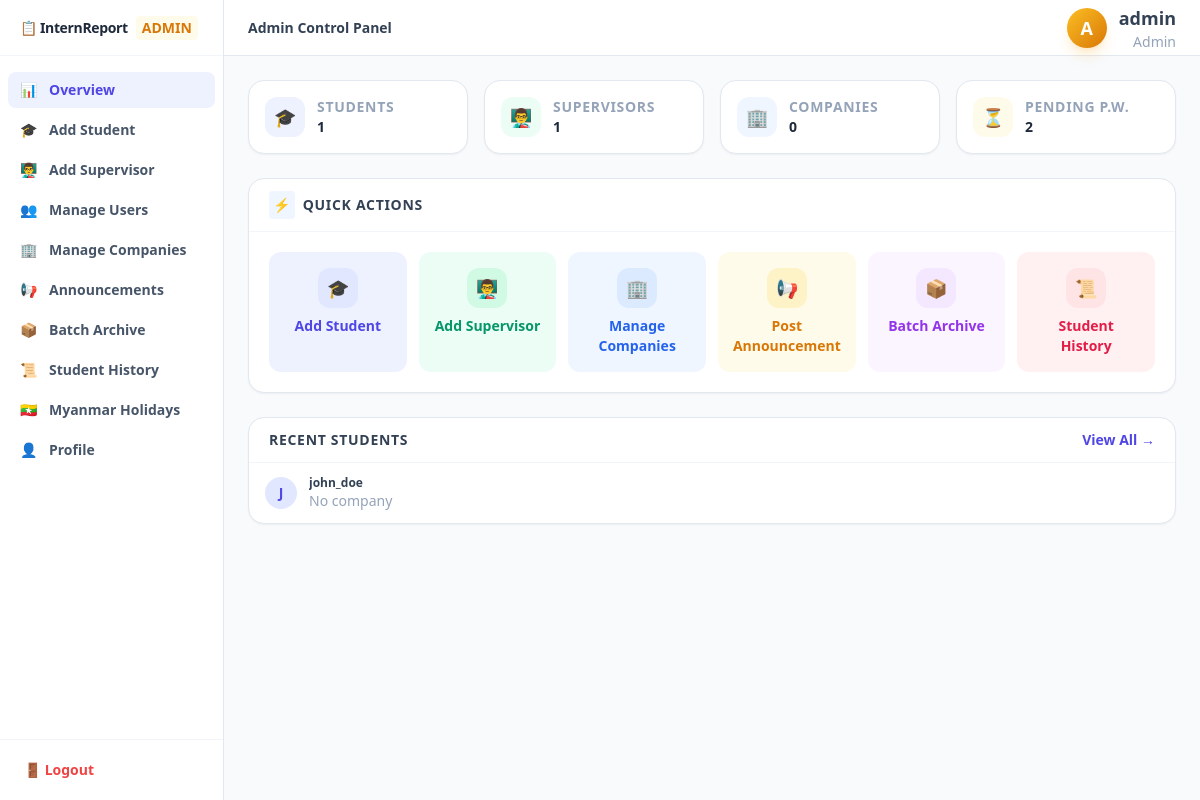
Before: /admin/admin-dashboard.php (signed in) with the older database file.
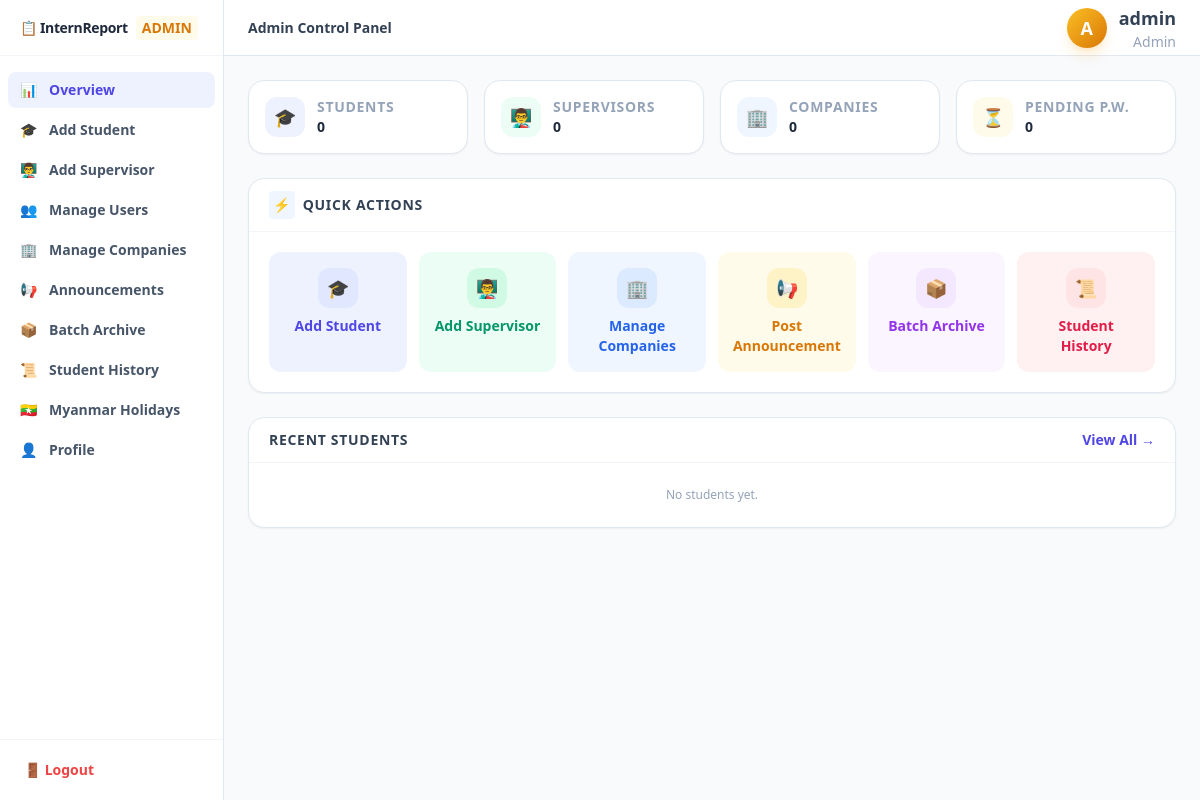
After: the same page with the newer database file.
### tables this page shows
CREATE TABLE users (
    id INT AUTO_INCREMENT PRIMARY KEY,
    username VARCHAR(100) NOT NULL UNIQUE,
    email VARCHAR(100) NOT NULL UNIQUE,
    password VARCHAR(255) NOT NULL,
    role ENUM('admin', 'student', 'supervisor', 'instructor') NOT NULL DEFAULT 'student',
    is_first_login TINYINT(1) NOT NULL DEFAULT 1,
    academic_year VARCHAR(15) DEFAULT NULL,
    status ENUM('Active', 'Archived') NOT NULL DEFAULT 'Active',
    created_at TIMESTAMP DEFAULT CURRENT_TIMESTAMP
);

### admin/admin-dashboard.php (the view, shortened to what this page needs)
<?php
require_once __DIR__ . '/../config/database.php';
$admin_name = $_SESSION['username'];
$student_count = (int) $pdo->query("SELECT COUNT(*) FROM users WHERE role = 'student'")->fetchColumn();
$supervisor_count = (int) $pdo->query("SELECT COUNT(*) FROM users WHERE role = 'supervisor'")->fetchColumn();
$company_count = (int) $pdo->query("SELECT COUNT(*) FROM companies")->fetchColumn();
$pending_count = (int) $pdo->query("SELECT COUNT(*) FROM users WHERE is_first_login = 1 AND role != 'admin'")->fetchColumn();
$students = $pdo->query("
    SELECT u.id AS uid, u.username, u.email, u.is_first_login, u.academic_year, u.status, u.created_at,
           sp.full_name, sp.student_roll, sp.major, sp.company_name,
           sp.instructor_name, sp.supervisor_id
    FROM users u
    LEFT JOIN student_profiles sp ON sp.user_id = u.id
    WHERE u.role = 'student'
    ORDER BY sp.full_name ASC, u.username ASC
")->fetchAll();
$tab = $_GET['tab'] ?? 'overview';
?>
<!DOCTYPE html>
<html lang="en">
<head>
    <script src="https://cdn.tailwindcss.com"></script>
</head>
<body class="bg-slate-50 font-sans antialiased">
<div class="flex h-screen overflow-hidden">
    <aside class="w-56 bg-white border-r border-slate-200 flex flex-col shrink-0">
        <div class="h-14 flex items-center px-5 border-b border-slate-100">
            <span class="text-sm font-black text-slate-800 tracking-tight">📋 InternReport</span>
            <span class="ml-2 text-sm font-bold text-amber-600 bg-amber-50 px-1.5 py-0.5 rounded">ADMIN</span>
        </div>
        <nav class="flex-1 py-4 space-y-1 px-2">
            <a href="?tab=overview" class="flex items-center gap-3 px-3 py-2 rounded-lg text-sm font-semibold transition <?= $tab === 'overview' ? 'bg-indigo-50 text-indigo-600' : 'text-slate-600 hover:bg-slate-50' ?>">
                <span>📊</span> Overview
            </a>
            <a href="?tab=students" class="flex items-center gap-3 px-3 py-2 rounded-lg text-sm font-semibold transition <?= $tab === 'students' ? 'bg-indigo-50 text-indigo-600' : 'text-slate-600 hover:bg-slate-50' ?>">
                <span>🎓</span> Add Student
            </a>
            <a href="?tab=supervisors" class="flex items-center gap-3 px-3 py-2 rounded-lg text-sm font-semibold transition <?= $tab === 'supervisors' ? 'bg-indigo-50 text-indigo-600' : 'text-slate-600 hover:bg-slate-50' ?>">
                <span>👨‍🏫</span> Add Supervisor
            </a>
            <a href="?tab=manage" class="flex items-center gap-3 px-3 py-2 rounded-lg text-sm font-semibold transition <?= $tab === 'manage' ? 'bg-indigo-50 text-indigo-600' : 'text-slate-600 hover:bg-slate-50' ?>">
                <span>👥</span> Manage Users
            </a>
            <a href="manage-companies.php" class="flex items-center gap-3 px-3 py-2 rounded-lg text-sm font-semibold text-slate-600 hover:bg-slate-50 transition">
                <span>🏢</span> Manage Companies
            </a>
            <a href="create-announcement.php" class="flex items-center gap-3 px-3 py-2 rounded-lg text-sm font-semibold text-slate-600 hover:bg-slate-50 transition">
                <span>📢</span> Announcements
            </a>
            <a href="?tab=archive" class="flex items-center gap-3 px-3 py-2 rounded-lg text-sm font-semibold transition <?= $tab === 'archive' ? 'bg-indigo-50 text-indigo-600' : 'text-slate-600 hover:bg-slate-50' ?>">
                <span>📦</span> Batch Archive
            </a>
            <a href="?tab=history" class="flex items-center gap-3 px-3 py-2 rounded-lg text-sm font-semibold transition <?= $tab === 'history' ? 'bg-indigo-50 text-indigo-600' : 'text-slate-600 hover:bg-slate-50' ?>">
                <span>📜</span> Student History
            </a>
            <a href="?tab=holidays" class="flex items-center gap-3 px-3 py-2 rounded-lg text-sm font-semibold transition <?= $tab === 'holidays' ? 'bg-indigo-50 text-indigo-600' : 'text-slate-600 hover:bg-slate-50' ?>">
                <span>🇲🇲</span> Myanmar Holidays
            </a>
            <a href="admin-profile.php" class="flex items-center gap-3 px-3 py-2 rounded-lg text-sm font-semibold text-slate-600 hover:bg-slate-50 transition">
                <span>👤</span> Profile
            </a>
        </nav>
        <div class="p-3 border-t border-slate-100">
            <a href="../logout.php" class="flex items-center gap-2 px-3 py-2 text-sm font-semibold text-red-500 hover:bg-red-50 rounded-lg transition">🚪 Logout</a>
        </div>
    </aside>
    <div class="flex-1 flex flex-col overflow-hidden">
        <header class="h-14 bg-white border-b border-slate-200 flex items-center justify-between px-6 shrink-0">
            <h1 class="text-sm font-bold text-slate-700">Admin Control Panel</h1>
            <div class="flex items-center gap-3 relative">
                <button id="profile-avatar-btn" onclick="toggleProfileDropdown(event)" class="relative focus:outline-none">
                    <?php if (!empty($_SESSION['profile_pic'])): ?>
                    <img src="../uploads/avatars/<?= htmlspecialchars($_SESSION['profile_pic']) ?>" alt="Avatar" class="w-10 h-10 rounded-full object-cover border-2 border-white shadow-lg shadow-amber-500/20">
                    <?php else: ?>
                    <div class="w-10 h-10 rounded-full bg-gradient-to-br from-amber-400 to-amber-600 text-white flex items-center justify-center text-lg font-bold shadow-lg shadow-amber-500/20">
                        <?= strtoupper(substr($admin_name, 0, 1)) ?>
                    </div>
                    <?php endif; ?>
                </button>
                <div class="text-right">
                    <p class="text-lg font-bold text-slate-700"><?= htmlspecialchars($admin_name) ?></p>
                    <p class="text-sm text-slate-400">Admin</p>
                </div>
            </div>
        </header>
        <main class="flex-1 overflow-y-auto p-6">
            <div class="max-w-6xl mx-auto space-y-6">
            <div class="grid grid-cols-2 lg:grid-cols-4 gap-4">
                <a href="?tab=manage" class="block bg-white rounded-2xl border border-slate-200 shadow-sm p-4 transition-all duration-200 hover:-translate-y-0.5 hover:shadow-md hover:bg-indigo-50/80 cursor-pointer">
                    <div class="flex items-center gap-3">
                        <div class="w-10 h-10 rounded-xl bg-indigo-50 text-indigo-600 flex items-center justify-center text-lg">🎓</div>
                        <div>
                            <p class="text-sm font-bold text-slate-400 uppercase tracking-wider">Students</p>
                            <p class="text-sm font-black text-slate-800"><?= $student_count ?></p>
                        </div>
                    </div>
                </a>
                <a href="?tab=supervisors" class="block bg-white rounded-2xl border border-slate-200 shadow-sm p-4 transition-all duration-200 hover:-translate-y-0.5 hover:shadow-md hover:bg-emerald-50/80 cursor-pointer">
                    <div class="flex items-center gap-3">
                        <div class="w-10 h-10 rounded-xl bg-emerald-50 text-emerald-600 flex items-center justify-center text-lg">👨‍🏫</div>
                        <div>
                            <p class="text-sm font-bold text-slate-400 uppercase tracking-wider">Supervisors</p>
                            <p class="text-sm font-black text-slate-800"><?= $supervisor_count ?></p>
                        </div>
                    </div>
                </a>
                <a href="manage-companies.php" class="block bg-white rounded-2xl border border-slate-200 shadow-sm p-4 transition-all duration-200 hover:-translate-y-0.5 hover:shadow-md hover:bg-blue-50/80 cursor-pointer">
                    <div class="flex items-center gap-3">
                        <div class="w-10 h-10 rounded-xl bg-blue-50 text-blue-600 flex items-center justify-center text-lg">🏢</div>
                        <div>
                            <p class="text-sm font-bold text-slate-400 uppercase tracking-wider">Companies</p>
                            <p class="text-sm font-black text-slate-800"><?= $company_count ?></p>
                        </div>
                    </div>
                </a>
                <a href="?tab=manage" class="block bg-white rounded-2xl border border-slate-200 shadow-sm p-4 transition-all duration-200 hover:-translate-y-0.5 hover:shadow-md hover:bg-amber-50/80 cursor-pointer">
                    <div class="flex items-center gap-3">
                        <div class="w-10 h-10 rounded-xl bg-amber-50 text-amber-600 flex items-center justify-center text-lg">⏳</div>
                        <div>
                            <p class="text-sm font-bold text-slate-400 uppercase tracking-wider">Pending P.W.</p>
                            <p class="text-sm font-black text-slate-800"><?= $pending_count ?></p>
                        </div>
                    </div>
                </a>
            </div>
            <?php if ($tab === 'overview'): ?>
            <div class="bg-white rounded-2xl border border-slate-200 shadow-sm overflow-hidden">
                <div class="px-5 py-3 border-b border-slate-100">
                    <h2 class="text-sm font-black text-slate-700 uppercase tracking-wider flex items-center gap-2">
                        <span class="p-1 bg-blue-50 text-blue-600 rounded">⚡</span> Quick Actions
                    </h2>
                </div>
                <div class="p-5">
                    <div class="grid grid-cols-2 sm:grid-cols-3 lg:grid-cols-6 gap-3">
                        <a href="?tab=students" class="flex flex-col items-center gap-2 p-4 bg-indigo-50 hover:bg-indigo-100 rounded-xl transition cursor-pointer group">
                            <div class="w-10 h-10 rounded-xl bg-indigo-100 text-indigo-600 flex items-center justify-center text-lg group-hover:scale-110 transition">🎓</div>
                            <span class="text-sm font-bold text-indigo-600 text-center">Add Student</span>
                        </a>
                        <a href="?tab=supervisors" class="flex flex-col items-center gap-2 p-4 bg-emerald-50 hover:bg-emerald-100 rounded-xl transition cursor-pointer group">
                            <div class="w-10 h-10 rounded-xl bg-emerald-100 text-emerald-600 flex items-center justify-center text-lg group-hover:scale-110 transition">👨‍🏫</div>
                            <span class="text-sm font-bold text-emerald-600 text-center">Add Supervisor</span>
                        </a>
                        <a href="manage-companies.php" class="flex flex-col items-center gap-2 p-4 bg-blue-50 hover:bg-blue-100 rounded-xl transition cursor-pointer group">
                            <div class="w-10 h-10 rounded-xl bg-blue-100 text-blue-600 flex items-center justify-center text-lg group-hover:scale-110 transition">🏢</div>
                            <span class="text-sm font-bold text-blue-600 text-center">Manage Companies</span>
                        </a>
                        <a href="create-announcement.php" class="flex flex-col items-center gap-2 p-4 bg-amber-50 hover:bg-amber-100 rounded-xl transition cursor-pointer group">
                            <div class="w-10 h-10 rounded-xl bg-amber-100 text-amber-600 flex items-center justify-center text-lg group-hover:scale-110 transition">📢</div>
                            <span class="text-sm font-bold text-amber-600 text-center">Post Announcement</span>
                        </a>
                        <a href="?tab=archive" class="flex flex-col items-center gap-2 p-4 bg-purple-50 hover:bg-purple-100 rounded-xl transition cursor-pointer group">
                            <div class="w-10 h-10 rounded-xl bg-purple-100 text-purple-600 flex items-center justify-center text-lg group-hover:scale-110 transition">📦</div>
                            <span class="text-sm font-bold text-purple-600 text-center">Batch Archive</span>
                        </a>
                        <a href="?tab=history" class="flex flex-col items-center gap-2 p-4 bg-rose-50 hover:bg-rose-100 rounded-xl transition cursor-pointer group">
                            <div class="w-10 h-10 rounded-xl bg-rose-100 text-rose-600 flex items-center justify-center text-lg group-hover:scale-110 transition">📜</div>
                            <span class="text-sm font-bold text-rose-600 text-center">Student History</span>
                        </a>
                    </div>
                </div>
            </div>
            <div class="grid grid-cols-1 gap-6">
                <div class="bg-white rounded-2xl border border-slate-200 shadow-sm overflow-hidden">
                    <div class="px-5 py-3 border-b border-slate-100 flex items-center justify-between">
                        <h2 class="text-sm font-black text-slate-700 uppercase tracking-wider">Recent Students</h2>
                        <a href="?tab=manage" class="text-sm font-bold text-indigo-600 hover:underline">View All →</a>
                    </div>
                    <div class="divide-y divide-slate-100 max-h-64 overflow-y-auto">
                        <?php foreach (array_slice($students, 0, 5) as $s): ?>
                        <div class="px-4 py-3 flex items-center gap-3">
                            <div class="w-8 h-8 rounded-full bg-indigo-100 text-indigo-600 flex items-center justify-center text-sm font-bold shrink-0">
                                <?= strtoupper(($s['full_name'] ?: $s['username'])[0]) ?>
                            </div>
                            <div class="flex-1 min-w-0">
                                <p class="text-xs font-semibold text-slate-700 truncate"><?= htmlspecialchars($s['full_name'] ?: $s['username']) ?></p>
                                <p class="text-sm text-slate-400"><?= htmlspecialchars($s['company_name'] ?: 'No company') ?></p>
                            </div>
                        </div>
                        <?php endforeach; ?>
                        <?php if (empty($students)): ?>
                        <div class="p-6 text-center text-xs text-slate-400">No students yet.</div>
                        <?php endif; ?>
                    </div>
                </div>
            </div>
            <?php endif; ?>
            </div>
        </main>
    </div>
</div>
</body>
</html>

Changed rows visible on the page:
removed users: username "J", username "john_doe", company_name "No company"
Other visible differences:
$student_count: "1" → "0"
$supervisor_count: "1" → "0"
$pending_count: "2" → "0"
text now shown: "No students yet."
